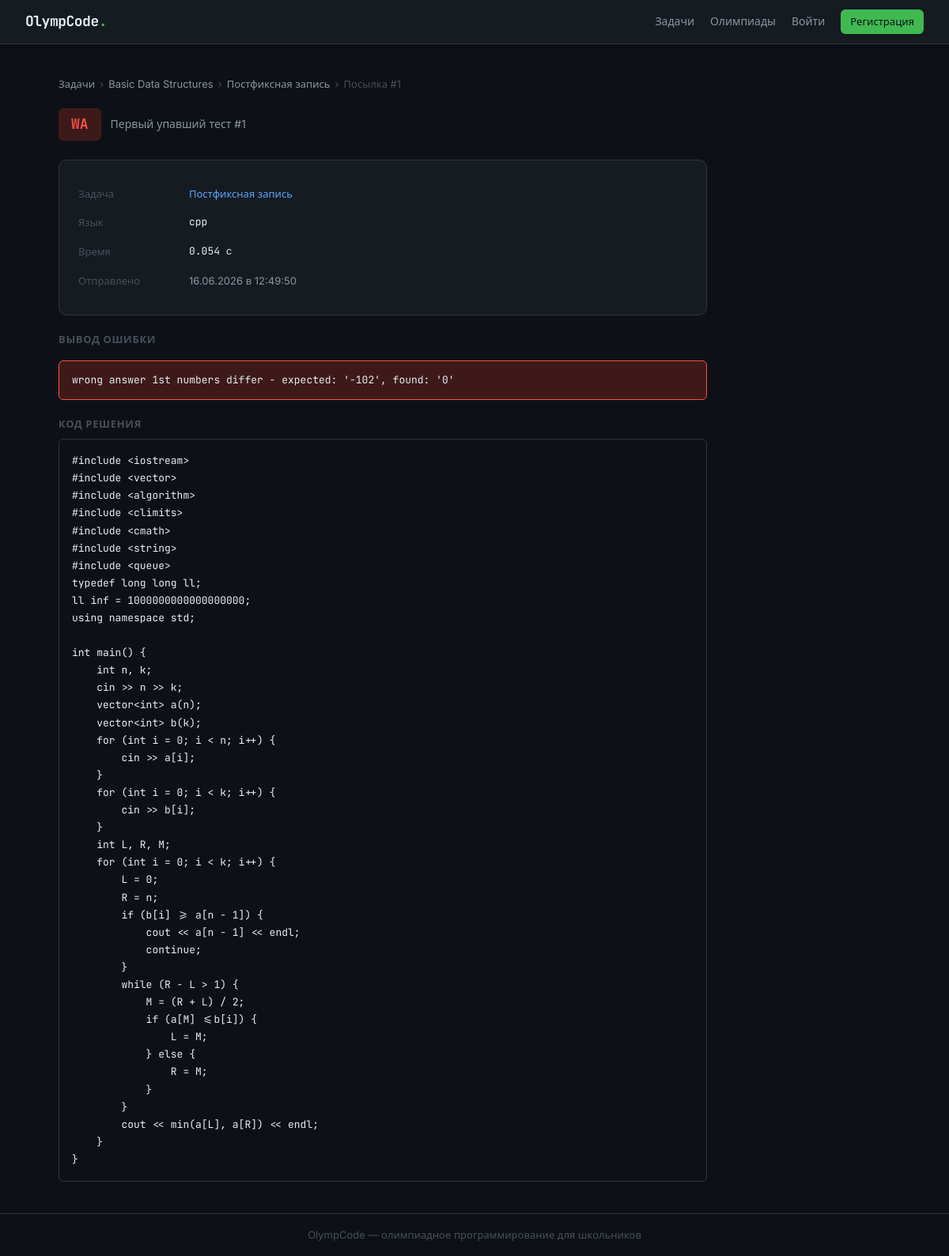
/submissions/1, run on an earlier commit of the app's database.
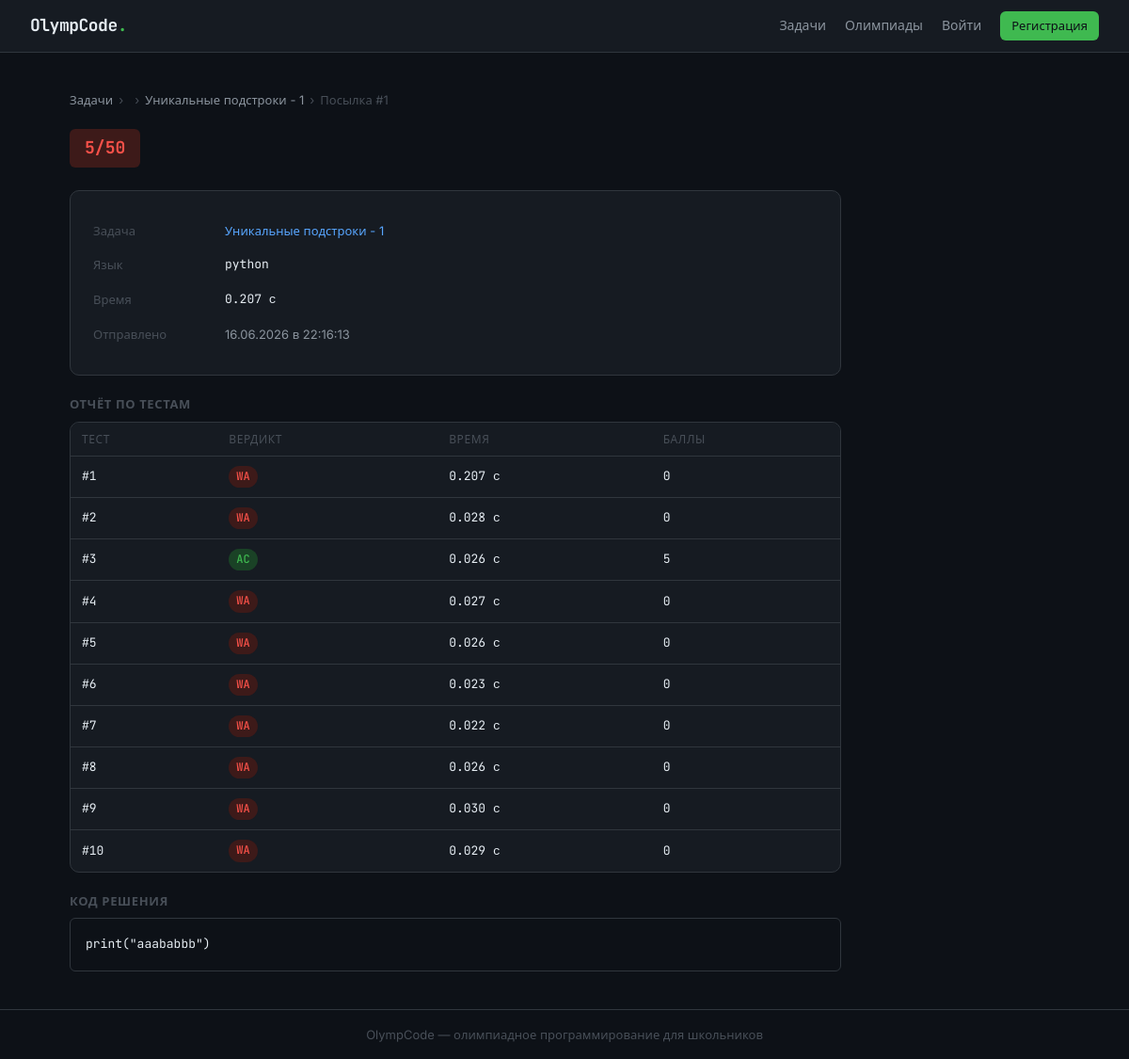
And on a later commit of the database.
### models.py (models this page shows)
class Topic(Base):
    __tablename__ = "topics"
    id:    Mapped[int] = mapped_column(Integer, primary_key=True)
    slug:  Mapped[str] = mapped_column(String(64), unique=True, index=True)
    title: Mapped[str] = mapped_column(String(128))
    tasks: Mapped[list["Task"]] = relationship(back_populates="topic")

class Task(Base):
    __tablename__ = "tasks"
    id:             Mapped[int]          = mapped_column(Integer, primary_key=True)
    topic_id:       Mapped[int | None]   = mapped_column(ForeignKey("topics.id"), nullable=True)
    order_in_topic: Mapped[int]          = mapped_column(Integer, default=1)
    title:          Mapped[str]          = mapped_column(String(256))
    statement_md:   Mapped[str | None]   = mapped_column(Text, nullable=True)
    statement_html: Mapped[str | None]   = mapped_column(Text, nullable=True)
    time_limit:     Mapped[float]        = mapped_column(Float, default=1.0)
    memory_limit:   Mapped[int]          = mapped_column(Integer, default=256)
    tests_path:     Mapped[str]          = mapped_column(String(512))
    checker_path:   Mapped[str]          = mapped_column(String(512))
    scoring_type:     Mapped[ScoringType]  = mapped_column(SAEnum(ScoringType), default=ScoringType.ICPC)
    max_score:        Mapped[float]        = mapped_column(Float, default=0.0)
    test_scores_json: Mapped[str | None]   = mapped_column(Text, nullable=True)  # JSON список баллов за каждый тест
    topic:         Mapped["Topic | None"]      = relationship(back_populates="tasks")
    submissions:   Mapped[list["Submission"]]  = relationship(back_populates="task")
    subtasks:      Mapped[list["Subtask"]]     = relationship(back_populates="task")
    contest_tasks: Mapped[list["ContestTask"]] = relationship(back_populates="task")

class Submission(Base):
    __tablename__ = "submissions"
    id:                     Mapped[int]          = mapped_column(Integer, primary_key=True)
    user_id:                Mapped[int]          = mapped_column(ForeignKey("users.id"))
    task_id:                Mapped[int]          = mapped_column(ForeignKey("tasks.id"))
    task_submission_number: Mapped[int]          = mapped_column(Integer, default=1)
    code:                   Mapped[str]          = mapped_column(Text)
    language:               Mapped[str]          = mapped_column(String(16), default="cpp")
    verdict:                Mapped[Verdict]      = mapped_column(SAEnum(Verdict), default=Verdict.PENDING)
    failed_test:            Mapped[int | None]   = mapped_column(Integer, nullable=True)
    error_output:           Mapped[str | None]   = mapped_column(Text, nullable=True)
    execution_time:         Mapped[float | None] = mapped_column(Float, nullable=True)
    score:                  Mapped[float | None] = mapped_column(Float, nullable=True)
    ai_hint:                Mapped[str | None]   = mapped_column(Text, nullable=True)
    submitted_at:           Mapped[datetime]     = mapped_column(DateTime, default=datetime.now())
    user:         Mapped["User"]             = relationship(back_populates="submissions")
    task:         Mapped["Task"]             = relationship(back_populates="submissions")
    test_results: Mapped[list["TestResult"]] = relationship(back_populates="submission")

class TestResult(Base):
    __tablename__ = "test_results"
    id:             Mapped[int]          = mapped_column(Integer, primary_key=True)
    submission_id:  Mapped[int]          = mapped_column(ForeignKey("submissions.id"))
    test_number:    Mapped[int]          = mapped_column(Integer)
    verdict:        Mapped[Verdict]      = mapped_column(SAEnum(Verdict))
    execution_time: Mapped[float | None] = mapped_column(Float, nullable=True)
    score:          Mapped[float]        = mapped_column(Float, default=0.0)
    submission: Mapped["Submission"] = relationship(back_populates="test_results")

### routers/submissions.py (the view)
@router.get("/{submission_id}")
async def submission_detail(submission_id: int, request: Request, contest_id: int | None = None, db: Session = Depends(get_db)):
    user = get_current_user(request, db)
    sub  = db.query(Submission).filter_by(id=submission_id).first()
    if not sub:
        return render_404(request, user)
    if user and sub.user_id != user.id and not user.is_admin:
        return render_404(request, user)
    contest = None
    if contest_id:
        from models import Contest
        contest = db.query(Contest).filter_by(id=contest_id).first()
    return templates.TemplateResponse("submissions/detail.html", {
        "request": request,
        "user":    user,
        "sub":     sub,
        "task":    sub.task,
        "contest": contest,
    })

### templates/submissions/detail.html (shortened to what this page needs)
{% extends "base.html" %}
{% block content %}
<div class="breadcrumb">
  {% if contest %}
    <a href="/contests/">Олимпиады</a>
    <span>›</span>
    <a href="/contests/{{ contest.id }}">{{ contest.title }}</a>
    <span>›</span>
    <a href="/task/{{ task.id }}?contest_id={{ contest.id }}">{{ task.title }}</a>
    <span>›</span>
  {% else %}
    <a href="/">Задачи</a>
    <span>›</span>
    <a href="/topic/{{ task.topic.slug }}">{{ task.topic.title }}</a>
    <span>›</span>
    <a href="/task/{{ task.id }}">{{ task.title }}</a>
    <span>›</span>
  {% endif %}
  <span>Посылка #{{ sub.id }}</span>
</div>
<div style="max-width: 820px">
  <div class="verdict-header">
    <span class="verdict-badge badge badge--{{ sub.verdict.value.lower() }}" id="verdict-badge">
      {% if task.scoring_type.value != 'icpc' and sub.score is not none %}
        {{ sub.score | format_score }}/{{ task.max_score | format_score }}
      {% else %}
        {{ sub.verdict.value }}
      {% endif %}
    </span>
    <span style="color:var(--text-2); font-size:14px">
      {% if sub.verdict.value in ['PENDING', 'RUNNING'] %}
        <span class="spinner"></span> Проверяется...
      {% elif sub.failed_test %}
        Первый упавший тест #{{ sub.failed_test }}
      {% elif sub.verdict.value == 'AC' %}
        Все тесты пройдены
      {% endif %}
    </span>
  </div>
  <div class="card" style="margin-bottom:20px">
    <table style="width:100%; font-size:13px; border-collapse:collapse">
      <tr>
        <td style="padding:8px 0; color:var(--text-3); width:140px">Задача</td>
        <td><a href="/task/{{ task.id }}">{{ task.title }}</a></td>
      </tr>
      <tr>
        <td style="padding:8px 0; color:var(--text-3)">Язык</td>
        <td style="font-family:var(--mono)">{{ sub.language }}</td>
      </tr>
      <tr>
        <td style="padding:8px 0; color:var(--text-3)">Время</td>
        <td style="font-family:var(--mono)" id="exec-time">
          {% if sub.execution_time %}{{ '%.3f'|format(sub.execution_time) }} с{% else %}—{% endif %}
        </td>
      </tr>
      <tr>
        <td style="padding:8px 0; color:var(--text-3)">Отправлено</td>
        <td style="color:var(--text-2)">{{ sub.submitted_at.strftime('%d.%m.%Y в %H:%M:%S') }}</td>
      </tr>
    </table>
  </div>
  {% if sub.test_results %}
  <div style="margin-bottom:20px">
    <h3 style="font-size:13px; font-weight:600; color:var(--text-3); margin-bottom:8px; text-transform:uppercase; letter-spacing:.05em">
      Отчёт по тестам
    </h3>
    <div class="card" style="padding: 0; overflow: hidden;">
      <table class="submissions-table" style="margin: 0;">
        <thead style="background: var(--bg-card);">
          <tr>
            <th>Тест</th>
            <th>Вердикт</th>
            <th>Время</th>
            {% if task.scoring_type.value != 'icpc' %}
            <th>Баллы</th>
            {% endif %}
          </tr>
        </thead>
        <tbody>
          {% for test in sub.test_results | sort(attribute='test_number') %}
          <tr>
            <td>#{{ test.test_number }}</td>
            <td>
              <span class="badge badge--{{ test.verdict.value.lower() }}">
                {{ test.verdict.value }}
              </span>
            </td>
            <td>{{ "%.3f"|format(test.execution_time) if test.execution_time else "—" }} с</td>
            {% if task.scoring_type.value != 'icpc' %}
            <td>{{ test.score | format_score }}</td>
            {% endif %}
          </tr>
          {% endfor %}
        </tbody>
      </table>
    </div>
  </div>
  {% endif %}
  {% if sub.error_output %}
  <div style="margin-bottom:20px">
    <h3 style="font-size:13px; font-weight:600; color:var(--text-3); margin-bottom:8px; text-transform:uppercase; letter-spacing:.05em">
      Вывод ошибки
    </h3>
    <div class="error-block" id="error-block">{{ sub.error_output }}</div>
  </div>
  {% endif %}
  <div>
    <h3 style="font-size:13px; font-weight:600; color:var(--text-3); margin-bottom:8px; text-transform:uppercase; letter-spacing:.05em">
      Код решения
    </h3>
    <div class="code-block">{{ sub.code }}</div>
  </div>
</div>
{% endblock %}

What changed in the data, as far as the page shows it:
no longer on this page (row unchanged): Topic: topic "Basic Data Structures"
no longer on this page (row unchanged): Task: title "Постфиксная запись"
now on this page (row edited): Task: title "Уникальные подстроки - 1", max_score "50"
changed Task: scoring_type "IOI_SUM" → "MOSH" (drawn)
changed Submission id 1: score (not shown) → "5"; language "cpp" → "python"; execution_time "0.054" → "0.207"; submitted_at "16.06.2026 в 12:49:50" → "16.06.2026 в 22:16:13"; code "#include <iostream> #include <vector> #include <algorithm> #include <climits> #include <cmath> #include <string> #include <queue> typedef long long ll; ll inf = 1000000000000000000; using namespace std; int main() { int n, k; cin >> n >> k; vector<int> a(n); vector<int> b(k); for (int i = 0; i < n; i++) { cin >> a[i]; } for (int i = 0; i < k; i++) { cin >> b[i]; } int L, R, M; for (int i = 0; i < k; i++) { L = 0; R = n; if (b[i] >= a[n - 1]) { cout << a[n - 1] << endl; continue; } while (R - L > 1) { M = (R + L) / 2; if (a[M] <=b[i]) { L = M; } else { R = M; } } cout << min(a[L], a[R]) << endl; } }" → "print(\"aaababbb\")"; verdict.value "WA" → (not shown); failed_test "1" → (not shown); error_output "wrong answer 1st numbers differ - expected: '-102', found: '0'" → (not shown)
now on this page (row edited): TestResult: test_number "1", verdict.value "WA", execution_time "0.207", score "0"
now on this page (row edited): TestResult: test_number "2", verdict.value "WA", execution_time "0.028", score "0"
now on this page (row edited): TestResult: test_number "3", verdict.value "AC", execution_time "0.026", score "5"
now on this page (row edited): TestResult: test_number "4", verdict.value "WA", execution_time "0.027", score "0"
now on this page (row edited): TestResult: test_number "5", verdict.value "WA", execution_time "0.026", score "0"
now on this page (row edited): TestResult: test_number "6", verdict.value "WA", execution_time "0.023", score "0"
now on this page (row edited): TestResult: test_number "7", verdict.value "WA", execution_time "0.022", score "0"
now on this page (row edited): TestResult: test_number "8", verdict.value "WA", execution_time "0.026", score "0"
now on this page (row edited): TestResult: test_number "9", verdict.value "WA", execution_time "0.030", score "0"
now on this page (row edited): TestResult: test_number "10", verdict.value "WA", execution_time "0.029", score "0"
Also different on the page:
text no longer shown: "Первый упавший тест # ВЫВОД ОШИБКИ"
text now shown: "/ ОТЧЁТ ПО ТЕСТАМ ТЕСТ ВЕРДИКТ ВРЕМЯ БАЛЛЫ"
